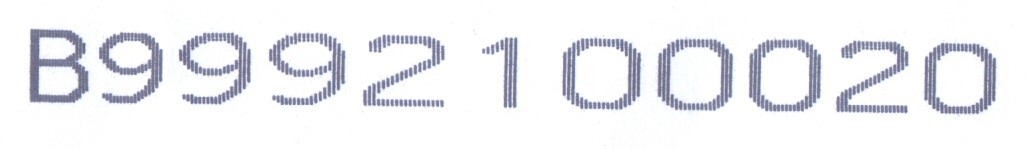
#> input picture test.jpg, 1027 x 149 px
$ python -i labels.py   (imports and definitions only)   (older library calls are emulated)
#> lines starting #> are read from the running program, lines starting #| are printed output that depends on the picture; after the words box and inside, x2 and y2 are one past the last pixel; in counts of white or black regions, pixels touching at a corner belong together
# -*- coding: utf-8 -*-
"""
Created on Thu Oct 27 11:06:25 2022

@author: va
"""

# -*- coding: utf-8 -*-
"""
Created on Wed Aug 24 17:11:30 2022

@author: akulkarni2
"""
import cv2
import numpy  as np
import pytesseract as pytesseract

from labeled_entries import labelled_entry
from pytesseract import Output


#tesseract_location = r'd:\tesseract-ocr\tesseract.exe'
# tesseract_location ='C:\ProgramData\anaconda3\Lib\site-packages\tesseract'
# tesseract_location ='C:\Program Files (x86)\Tesseract-OCR\tesseract.exe'
#c:\users\sbante\anaconda3\lib\site-packages
# C:\Users\sbante\Downloads\tesseract-ocr-setup-3.02.02 (1)
dump_test_messages = 2

padding = 5

class Rect:
    # [5 lines left out: function __init__, not called in this run]

    def bottom(self):
        return self.y + self.h

    def right(self):
        return self.x + self.w

    def area(self):
        return self.w * self.h

    # [25 lines left out: functions union, intersection, intersects, not called in this run]


    def ratio(self, b):
        return self.intersection(b).area() / self.union(b).area()

    def print_rect(self):
        print(self.x, self.y, self.w, self.h)


class label_parser:

    def add_border_to_image(self, img):
        row, col = img.shape[:2]
        bottom = img[row-2:row, 0:col]#bottom pixels to check clor of image
        mean = cv2.mean(bottom)[0]

        bordersize = padding
        border = cv2.copyMakeBorder(
            img,
            top=bordersize,
            bottom=bordersize,
            left=bordersize,
            right=bordersize,
            borderType=cv2.BORDER_CONSTANT,
            value=[255, 255, 255]
        )
        return border

    def xor_pixel(self, image, value, x, y):
        if not (image[x][y]):
            image[x][y] = value
            #image[x][y] = 100

    # [92 lines left out: functions xor_area, draw_box_area, run_test_code, consolidate_text_areas, predict_likely_char, not called in this run]

    def create_labelled_dictionary_from_image_using_connected_model(self, image_filename):
#> called with image_filename = 'test.jpg'
        returned_labels = []
        # pytesseract.pytesseract.tesseract_cmd= tesseract_location;

        # read image
        img=cv2.imread(image_filename, cv2.IMREAD_COLOR)
#> img is the input picture: shape (149, 1027, 3); mean B, G, R 241.8, 238.2, 237.6
        img=cv2.cvtColor(img, cv2.COLOR_BGR2GRAY)
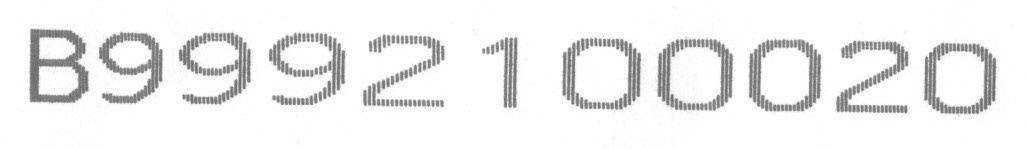
#> img: shape (149, 1027); min 101, max 255, mean 238.5
        cv2.imwrite("./output/test-original.png", img)

        img = self.add_border_to_image(img)
#> in add_border_to_image, `mean = cv2.mean(bottom)[0]`: mean = 254.9
#> in add_border_to_image, `border = cv2.copyMakeBorder( img, top=bordersize, bottom=bordersize, l..`:
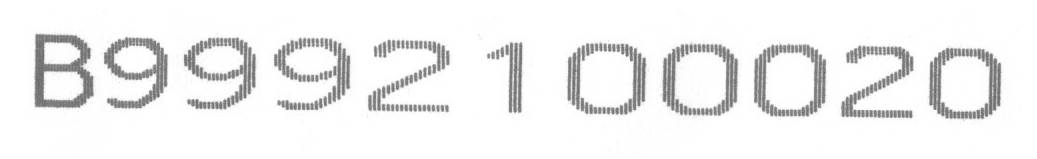
#> border: shape (159, 1037); min 101, max 255, mean 239.7

        height,width = img.shape
#> height = 159; width = 1037

        cv2.imwrite("./output/test-original.png", img)

        blurred = cv2.GaussianBlur(img, (3, 3), 0)
        #thresh = cv2.adaptiveThreshold(blurred, 255, cv2.ADAPTIVE_THRESH_GAUSSIAN_C, cv2.THRESH_BINARY,11,2)

        cv2.imwrite("./output/test-blurred.png", blurred)

        otsu_threshold, image_result = cv2.threshold(blurred, 0, 255, cv2.THRESH_BINARY + cv2.THRESH_OTSU)
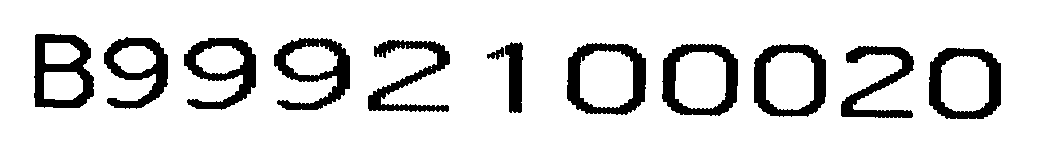
#> image_result: shape (159, 1037); 86.4% white; 12 black regions, largest, box (x1, y1, x2, y2) and area: (567, 43, 646, 115) 2283, (34, 34, 94, 108) 2274, (662, 44, 738, 116) 2231
#> otsu_threshold = 203
        thresh =  image_result

        cv2.imwrite("./output/test_after_threshold.png", image_result)

#> (the run stopped early here; a loop or call above may not have finished)

$ run again, on Printing.png
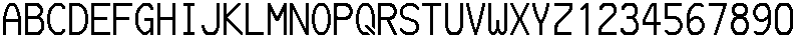
#> input picture Printing.png, 798 x 38 px
#> in create_labelled_dictionary_from_image_using_connected_model, img is the input picture: shape (38, 798, 3); min 0, max 255, mean 191.7
#> img: shape (38, 798)
#> mean = 255
#> in create_labelled_dictionary_from_image_using_connected_model, `blurred = cv2.GaussianBlur(img, (3, 3), 0)`:
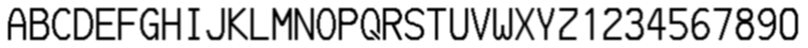
#> blurred: shape (48, 808); min 0, max 255, mean 205.5
#> in create_labelled_dictionary_from_image_using_connected_model, `otsu_threshold, image_result = cv2.threshold(blurred, 0, 255, cv2.THRE..`:
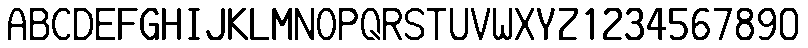
#> image_result: shape (48, 808); 78.6% white; 37 black regions, largest, box (x1, y1, x2, y2) and area: (272, 8, 292, 40) 344, (30, 8, 49, 40) 299, (736, 8, 754, 40) 296
#> otsu_threshold = 152

$ run again, on print_lower_case.png
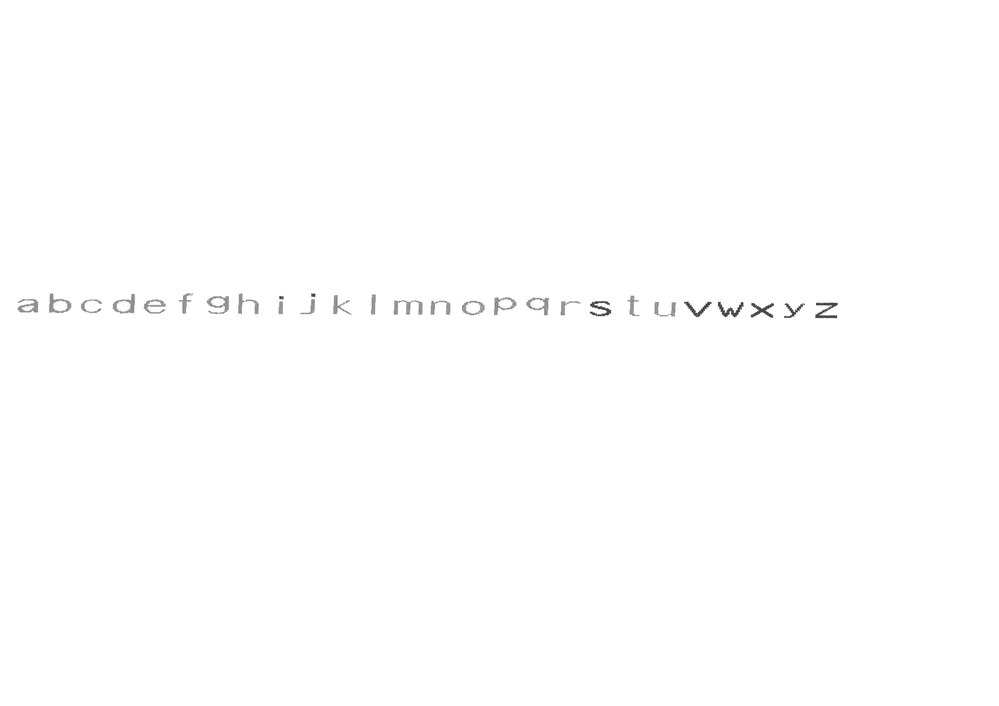
#> input picture print_lower_case.png, 999 x 706 px, shrunk from 3508 x 2480 before the run
#> in create_labelled_dictionary_from_image_using_connected_model, img is the input picture: shape (706, 999, 3); min 40, max 255, mean 254.4
#> img: shape (706, 999)
#> mean = 255
#> in create_labelled_dictionary_from_image_using_connected_model, `otsu_threshold, image_result = cv2.threshold(blurred, 0, 255, cv2.THRE..`:
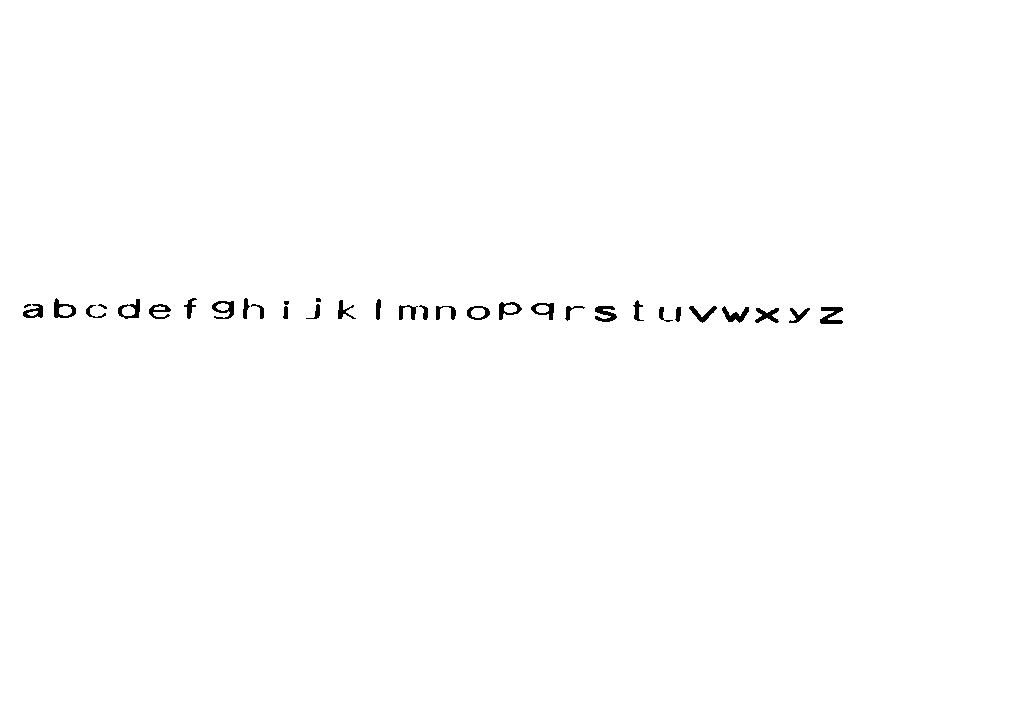
#> image_result: shape (716, 1009); 99.5% white; 33 black regions (3 under 20 px), largest, box (x1, y1, x2, y2) and area: (820, 307, 843, 324) 238, (595, 306, 617, 322) 214, (722, 306, 749, 323) 206
#> otsu_threshold = 209

$ run again, on print_special_characters.png
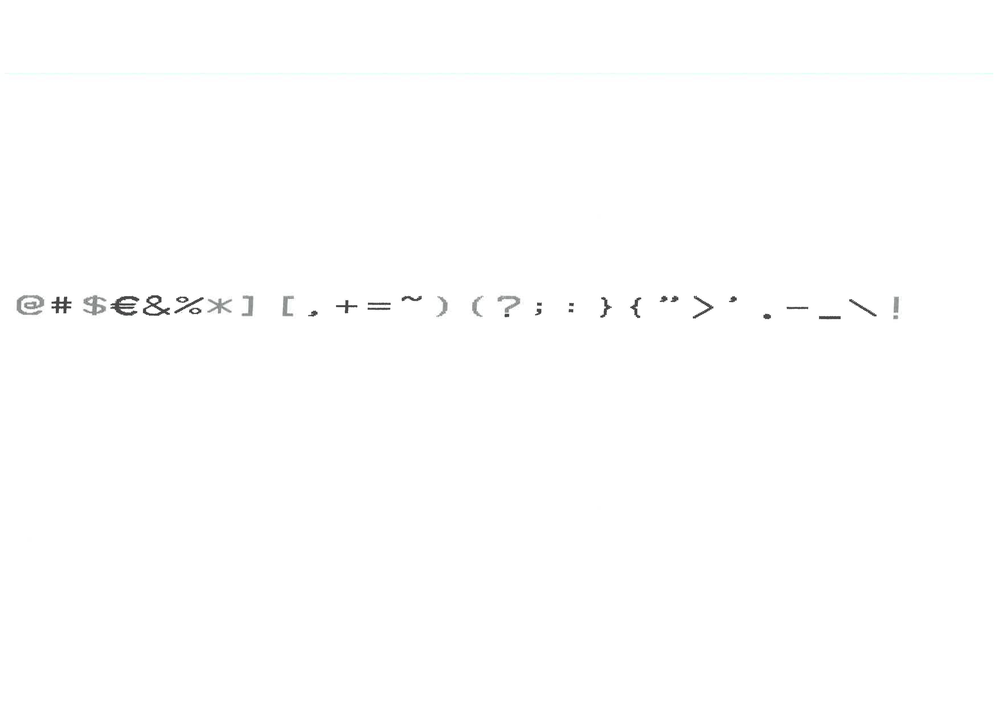
#> input picture print_special_characters.png, 999 x 706 px, shrunk from 3508 x 2480 before the run
#> in create_labelled_dictionary_from_image_using_connected_model, img is the input picture: shape (706, 999, 3); mean B, G, R 254.3, 254.3, 254.3
#> img: shape (706, 999)
#> mean = 255
#> in create_labelled_dictionary_from_image_using_connected_model, `otsu_threshold, image_result = cv2.threshold(blurred, 0, 255, cv2.THRE..`:
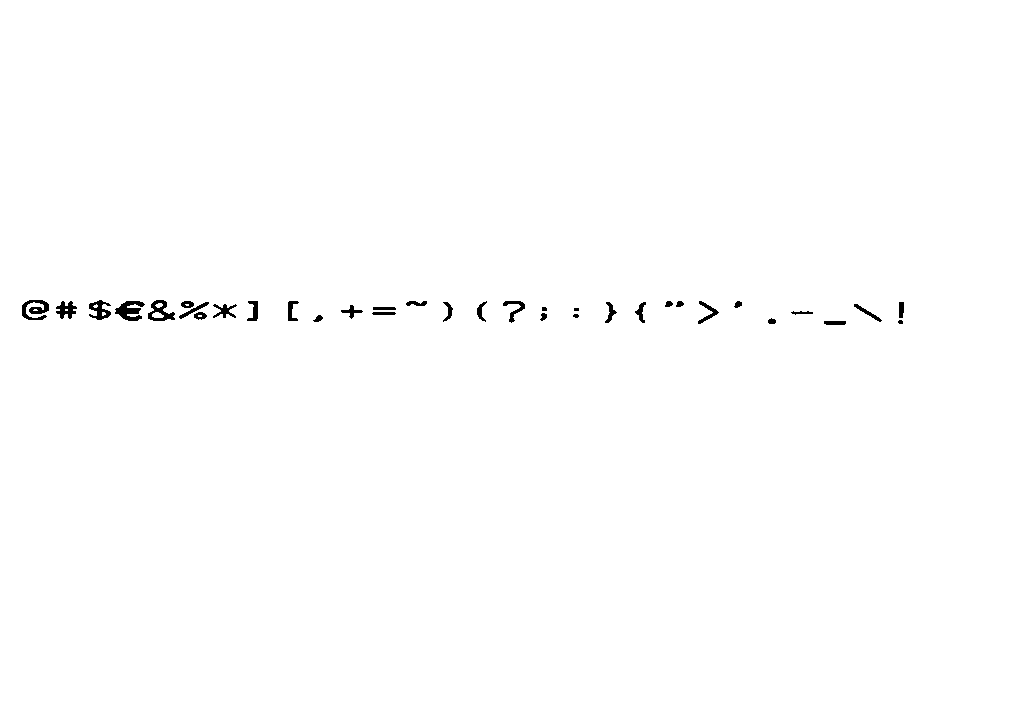
#> image_result: shape (716, 1009); 99.5% white; 35 black regions (4 under 20 px), largest, box (x1, y1, x2, y2) and area: (115, 301, 145, 321) 349, (22, 300, 49, 320) 306, (148, 300, 175, 321) 277
#> otsu_threshold = 200
